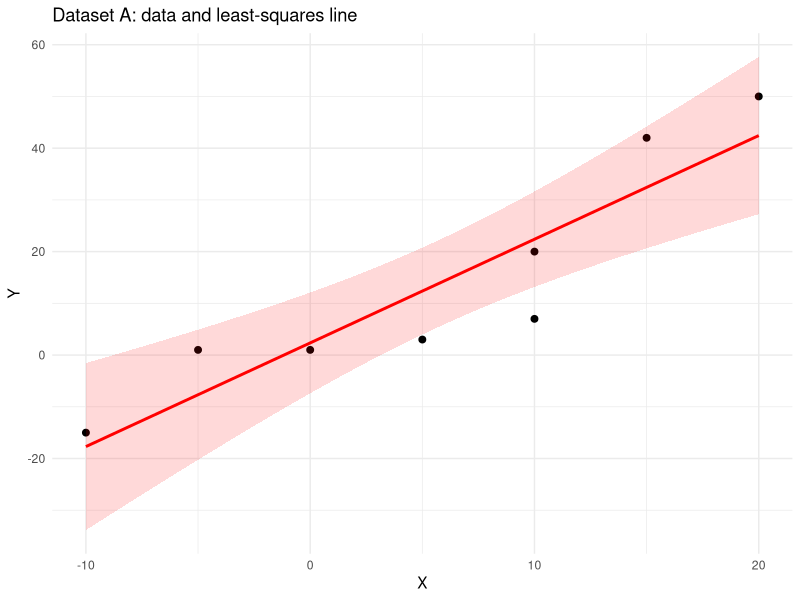
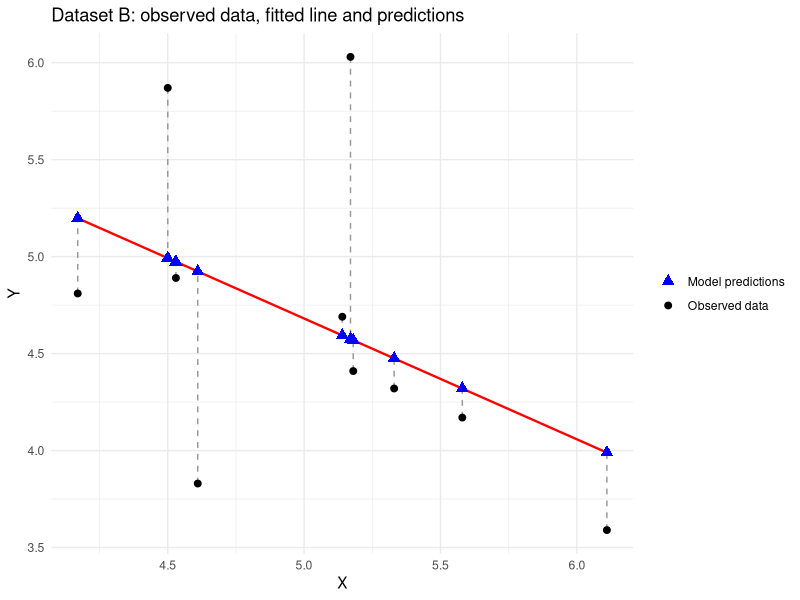

Generate these figures, in order, with R:
## ---- chunk 1
knitr::opts_chunk$set(echo = TRUE, message = FALSE, warning = FALSE,
                      fig.align = "center", fig.width = 7, fig.height = 4.5)
library(ggplot2)
## ---- chunk 2
#' Least-squares slope and intercept from the closed-form formulas
#'
#' @param x Numeric vector of predictor values.
#' @param y Numeric vector of responses (same length as `x`).
#' @return Named numeric vector with the intercept `b` and the slope `a`.
ols_line <- function(x, y) {
  a <- sum((x - mean(x)) * (y - mean(y))) / sum((x - mean(x))^2)
  b <- mean(y) - a * mean(x)
  c(b = b, a = a)
}
## ---- chunk 3
x_a <- c(-10, -5, 0, 5, 10, 10, 15, 20)
y_a <- c(-15,  1, 1, 3, 20,  7, 42, 50)
data_a <- data.frame(x = x_a, y = y_a)

model_a <- lm(y ~ x, data = data_a)
coef(model_a)

# The closed-form solution must agree with lm()
all.equal(unname(ols_line(x_a, y_a)), unname(coef(model_a)))

# Goodness of fit
summary(model_a)$r.squared
## ---- chunk 4
ggplot(data_a, aes(x = x, y = y)) +
  geom_point(size = 2) +
  geom_smooth(method = "lm", colour = "red", fill = "red", alpha = 0.15) +
  labs(title = "Dataset A: data and least-squares line",
       x = "X", y = "Y") +
  theme_minimal()
## ---- chunk 5
x_b <- c(4.17, 5.58, 5.18, 6.11, 4.50, 4.61, 5.17, 4.53, 5.33, 5.14)
y_b <- c(4.81, 4.17, 4.41, 3.59, 5.87, 3.83, 6.03, 4.89, 4.32, 4.69)
data_b <- data.frame(x = x_b, y = y_b)

model_b <- lm(y ~ x, data = data_b)
coef(model_b)
summary(model_b)$r.squared

# Model predictions: y_hat_i = a * x_i + b
data_b$y_hat <- predict(model_b)
## ---- chunk 6
ggplot(data_b, aes(x = x)) +
  geom_segment(aes(xend = x, y = y, yend = y_hat),
               colour = "grey60", linetype = "dashed") +
  geom_smooth(aes(y = y), method = "lm", se = FALSE,
              colour = "red", linewidth = 0.8) +
  geom_point(aes(y = y, colour = "Observed data"), size = 2) +
  geom_point(aes(y = y_hat, colour = "Model predictions"),
             shape = 17, size = 3) +
  scale_colour_manual(values = c("Observed data" = "black",
                                 "Model predictions" = "blue")) +
  labs(title = "Dataset B: observed data, fitted line and predictions",
       x = "X", y = "Y", colour = NULL) +
  theme_minimal()
## ---- chunk 7
# Coefficient matrix, written explicitly (one row per interior point)
A <- matrix(c(
   4, -1,  0, -1,  0,  0,  0,  0,  0,
  -1,  4, -1,  0, -1,  0,  0,  0,  0,
   0, -1,  4,  0,  0, -1,  0,  0,  0,
  -1,  0,  0,  4, -1,  0, -1,  0,  0,
   0, -1,  0, -1,  4, -1,  0, -1,  0,
   0,  0, -1,  0, -1,  4,  0,  0, -1,
   0,  0,  0, -1,  0,  0,  4, -1,  0,
   0,  0,  0,  0, -1,  0, -1,  4, -1,
   0,  0,  0,  0,  0, -1,  0, -1,  4
), nrow = 9, byrow = TRUE)

# Right-hand side: sum of the known boundary neighbours of each interior point
b <- c(95 + 53,  87,  63 + 51,
       29,        0,  52,
       25 + 18,  21,  20 + 48)

# Sanity checks: the matrix must be 9 x 9 and symmetric
dim(A)
isSymmetric(A)
## ---- chunk 8
# 1. Classify the system
qr(A)$rank              # rank of A
qr(cbind(A, b))$rank    # rank of the augmented matrix

# 2. Solve
t_interior <- solve(A, b)
names(t_interior) <- c("T22", "T23", "T24", "T32", "T33", "T34", "T42", "T43", "T44")
round(t_interior, 2)

# 3. Verify the solution
all.equal(as.vector(A %*% t_interior), b)
## ---- chunk 9
names(which.max(t_interior)); max(t_interior)
names(which.min(t_interior)); min(t_interior)
## ---- chunk 10
corners <- c(
  T11 = (95 + 53 + t_interior[["T22"]]) / 3,
  T15 = (63 + 51 + t_interior[["T24"]]) / 3,
  T51 = (25 + 18 + t_interior[["T42"]]) / 3,
  T55 = (48 + 20 + t_interior[["T44"]]) / 3
)
round(corners, 2)
## ---- chunk 11
sessionInfo()
